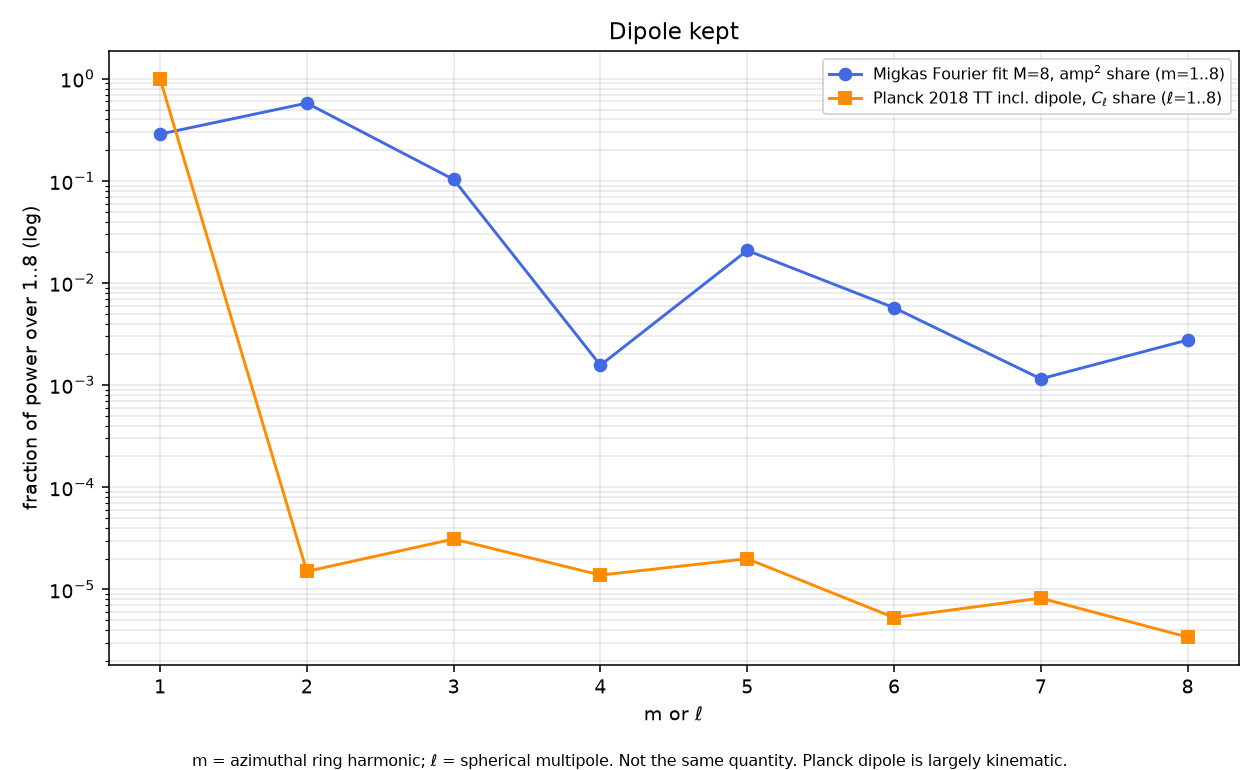

Write the Python code that produced this figure.
# Power spectrum of weighted Fourier-series fit to Migkas A/A_all (M=8), dipole KEPT; fractions over m=1..8.
# Planck 2018 TT l=2..8 from file plus l=1 dipole A=3362.08 uK (Planck 2018 I, arXiv:1807.06205): C1=4*pi*A^2/9. Fractions over l=1..8.
import numpy as np,matplotlib;matplotlib.use('Agg');import matplotlib.pyplot as plt
d=np.genfromtxt('/workspace/cosmology/migkas/fig6_digitized.csv',delimiter=',',names=True);l,y=d['l_deg'],d['A_over_Aall'];s=.5*(d['A_err_low']+d['A_err_high'])
L=np.radians(l);M=8;X=np.stack([np.ones_like(L)]+sum([[np.cos(k*L),np.sin(k*L)] for k in range(1,M+1)],[]),1)
co=np.linalg.lstsq(X/s[:,None],y/s,rcond=None)[0];a2=co[1::2]**2+co[2::2]**2;m=np.arange(1,M+1);f=a2/a2.sum()
P=np.loadtxt('COM_PowerSpect_CMB-TT-full_R3.01.txt')[:7];ll=np.r_[1,P[:,0]];C=np.r_[4*np.pi*3362.08**2/9,P[:,1]*2*np.pi/(P[:,0]*(P[:,0]+1))];g=C/C.sum()
fig,ax=plt.subplots(figsize=(9,5.5));ax.semilogy(m,f,'o-',color='royalblue',label='Migkas Fourier fit M=8, amp$^2$ share (m=1..8)')
ax.semilogy(ll,g,'s-',color='darkorange',label='Planck 2018 TT incl. dipole, $C_\\ell$ share ($\\ell$=1..8)')
ax.set(xlabel='m or $\\ell$',ylabel='fraction of power over 1..8 (log)',title='Dipole kept');ax.grid(alpha=.3,which='both');ax.legend(fontsize=8);ax.set_xticks(m)
fig.text(.5,.005,'m = azimuthal ring harmonic; $\\ell$ = spherical multipole. Not the same quantity. Planck dipole is largely kinematic.',ha='center',fontsize=8)
plt.tight_layout(rect=[0,.03,1,1]);plt.savefig('A_fourier_fit_power_withDipole.png',dpi=140)
print(np.round(100*f,2));print(np.array2string(100*g,precision=5))
